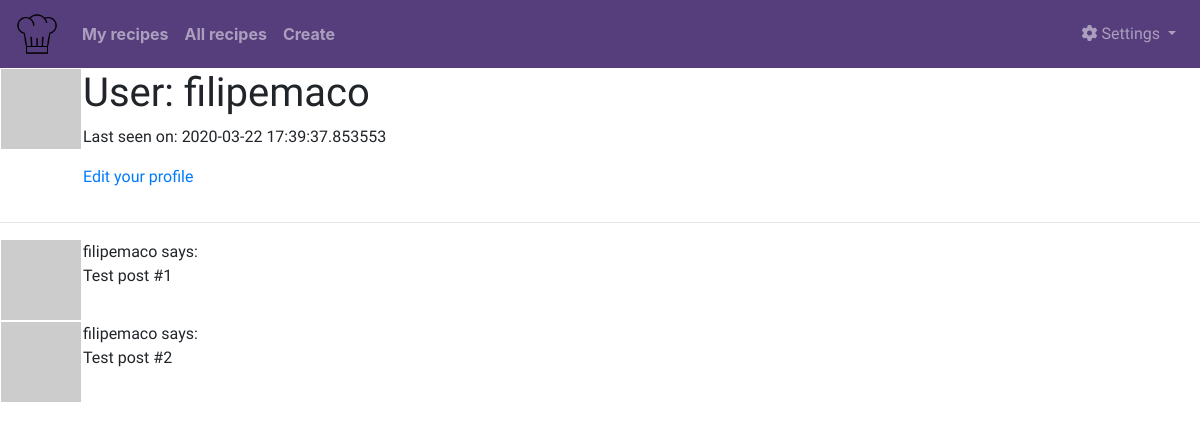
Before: /main/user/filipemaco (signed in) with the older database file.
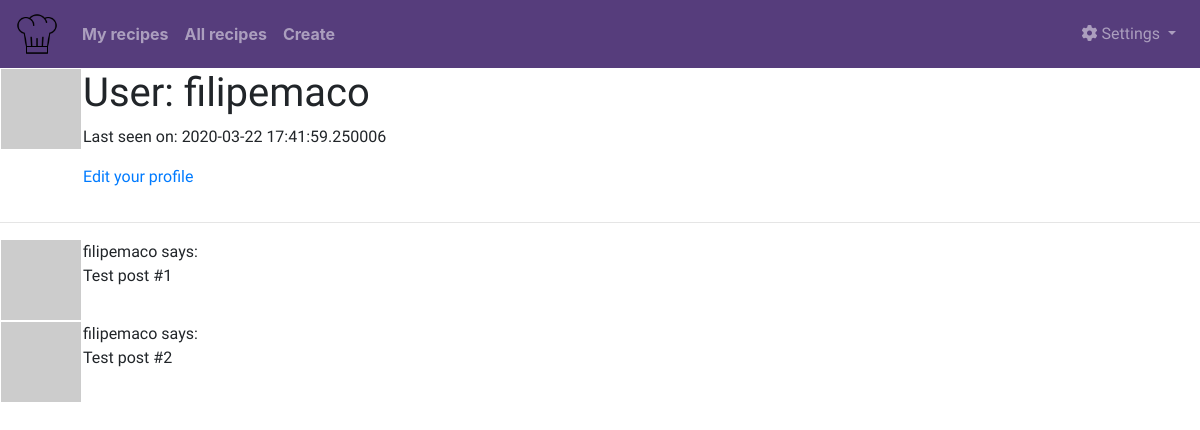
After: the same page with the newer database file.
### app/models.py (models this page shows, shortened)
class User(UserMixin, db.Model):
    id = db.Column(db.Integer, primary_key=True)
    username = db.Column(db.String(64), index=True, unique=True)
    email = db.Column(db.String(120), index=True, unique=True)
    password_hash = db.Column(db.String(128))
    recipes = db.relationship('Recipe', backref='author', lazy='dynamic')
    about_me = db.Column(db.String(140))
    last_seen = db.Column(db.DateTime, default=datetime.utcnow)
    def avatar(self, size):
        digest = md5(self.email.lower().encode('utf-8')).hexdigest()
        return 'https://www.gravatar.com/avatar/{}?d=identicon&s={}'.format(
            digest, size)

### app/main/routes.py (the view)
@bp.route('/user/<username>')
@login_required
def user(username):
    user = User.query.filter_by(username=username).first_or_404()
    posts = [
        {'author': user, 'body': 'Test post #1'},
        {'author': user, 'body': 'Test post #2'}
    ]
    return render_template('user.html', user=user, posts=posts)

### app/main/routes.py (called while the page is built)
@bp.before_request
def before_request():
    if current_user.is_authenticated:
        current_user.last_seen = datetime.utcnow()
        db.session.commit()

### app/models.py (called while the page is built)
@login.user_loader
def load_user(id):
    return User.query.get(int(id))

    @classmethod
    def before_commit(cls, session):
        session._changes = {
            'add': list(session.new),
            'update': list(session.dirty),
            'delete': list(session.deleted)
        }

    @classmethod
    def after_commit(cls, session):
        for obj in session._changes['add']:
            if isinstance(obj, SearchableMixin):
                add_to_index(obj.__tablename__, obj)
        for obj in session._changes['update']:
            if isinstance(obj, SearchableMixin):
                add_to_index(obj.__tablename__, obj)
        for obj in session._changes['delete']:
            if isinstance(obj, SearchableMixin):
                remove_from_index(obj.__tablename__, obj)
        session._changes = None

### app/templates/user.html (shortened to what this page needs)
{% extends "base.html" %}
{% block content %}
    <table>
        <tr valign="top">
            <td><img src="{{ user.avatar(128) }}"></td>
            <td>
                <h1>User: {{ user.username }}</h1>
                {% if user.last_seen %}<p>Last seen on: {{ user.last_seen }}</p>{% endif %}
                {% if user == current_user %}
                <p><a href="{{ url_for('main.edit_profile') }}">Edit your profile</a></p>
                {% endif %}
            </td>
        </tr>
    </table>
    <hr>
    {% for post in posts %}
        {% include '_post.html' %}
    {% endfor %}
{% endblock %}

### app/templates/base.html (shortened to what this page needs)
<!doctype html>
<html>
    <head>
        <link rel="stylesheet" href="https://stackpath.bootstrapcdn.com/bootstrap/4.4.1/css/bootstrap.min.css">
        <link rel="stylesheet" type="text/css" href="your_website_domain/css_root/flaticon.css">
        <link href="https://cdn.jsdelivr.net/npm/select2@4.0.13/dist/css/select2.min.css" rel="stylesheet" />
        <link rel="stylesheet" type="text/css" href="{{ url_for('static', filename='css/base.css') }}">
    </head>
    <body>
        {% include 'navbar.html' %}
        {% block content %}{% endblock %}
    </body>
</html>

### app/templates/navbar.html (shortened to what this page needs)
<nav class="navbar navbar-expand-lg justify-content-between navbar-dark" style="background-color: #563d7c;">
    <a class="navbar-brand" href="{{ url_for('main.my_recipes') }}"><img src="{{ url_for('static', filename='images/recipe.png') }}" width="42"></a>
    <div class="collapse navbar-collapse" id="navbarSupportedContent">
        <ul class="navbar-nav mr-auto">
            <li class="nav-item">
                <a class="nav-link nav_text {% if my_recipes %} active {% endif %}" href="{{ url_for('main.my_recipes') }}">My recipes</a>
            </li>
            <li class="nav-item">
                <a class="nav-link nav_text {% if all_recipes %} active {% endif %}" href="{{ url_for('main.all_recipes') }}">All recipes</a>
            </li>
            <li class="nav-item">
                <a class="nav-link nav_text {% if add_recipe %} active {% endif %}" href="{{ url_for('main.add_recipe') }}">Create</a>
            </li>
        </ul>
    </div>
    <ul class="navbar-nav ml-auto nav-flex-icons">
        <li class="nav-item dropdown">
            <a class="nav-link dropdown-toggle" id="navbarDropdownMenuLink" data-toggle="dropdown" aria-haspopup="true" aria-expanded="false">
                <i class="fas fa-cog"></i> Settings
            </a>
        </li>
    </ul>
</nav>

### app/templates/_post.html
    <table>
        <tr valign="top">
            <td><img src="{{ post.author.avatar(36) }}"></td>
            <td>{{ post.author.username }} says:<br>{{ post.body }}</td>
        </tr>
    </table>

### app/static/css/base.css (style rules this page uses)
.nav_text { font-weight: bolder; font-family: -apple-system,BlinkMacSystemFont,"Segoe UI",Roboto,"Helvetica Neue",Arial,"Noto Sans",sans-serif,"Apple Color Emoji","Segoe UI Emoji","Segoe UI Symbol","Noto Color Emoji"; font-size: 1rem; line-height: 1.5; color: #212529; }
body { font-family: 'Baloo 2', cursive; }

Changed rows visible on the page:
changed User "filipemaco": last_seen "2020-03-22 17:39:37.853553" → "2020-03-22 17:41:59.250006"
